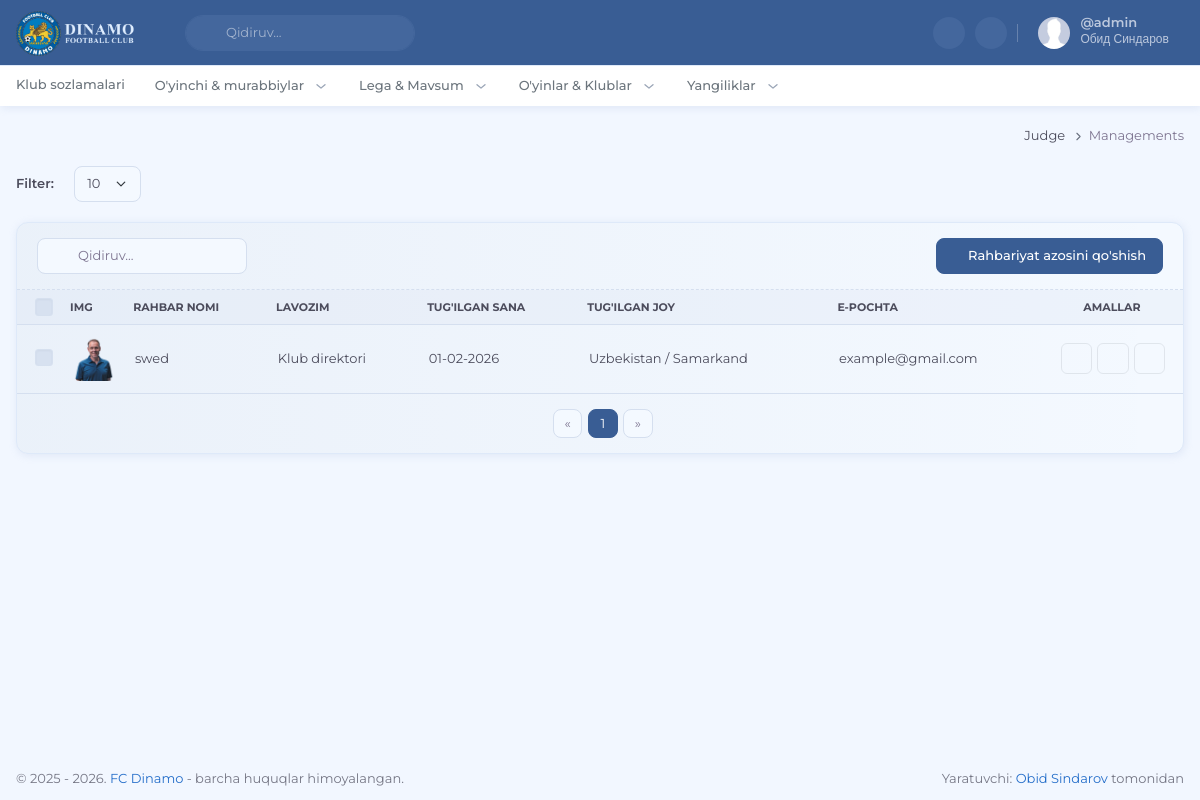
/judge/managements (signed in), run on the app's committed database.
### apps/users/models.py (models this page shows, shortened)
class CustomUser(AbstractUser):
    pass

### apps/teams/models.py (models this page shows, shortened)
class Management(models.Model):
    name = models.CharField(max_length=255)
    position = models.ForeignKey(ManagementPosition, on_delete=models.PROTECT)
    date_of_birth = models.DateField(blank=True, null=True)
    location = models.CharField(max_length=100, blank=True, null=True)
    email = models.EmailField(blank=True, null=True)
    image = models.FileField(upload_to='management/', blank=True, null=True)
    biography = models.TextField()
    order = models.IntegerField(default=0)

class ManagementPosition(models.Model):
    title = models.CharField(max_length=255)
    order = models.IntegerField(default=0)
    class Meta:
        ordering = ('order',)
    def __str__(self):
        return self.title

### apps/judge/views.py (the view, shortened to what this page needs)
# urls.py: path('managements', views.judge_managements, name='judge_managements'),
@login_required
def judge_managements(request):
    if not request.user.is_superuser:
        raise PermissionDenied
    per_page = request.GET.get('per_page', 10)
    managements_list = Management.objects.select_related('position').order_by('-id')
    positions = ManagementPosition.objects.order_by('order')
    managements_list, pagination_range = paginate_queryset(managements_list, request, per_page=per_page)
    paths = [
        {'title': 'judge', 'url': 'judge', 'args': []},
        {'title': 'managements', 'url': 'judge_managements', 'args': []},
    ]
    context = {
        'positions': positions,
        'managements_list': managements_list,
        'pagination_range': pagination_range,
        'per_page': str(per_page),
        'paths': paths,
        'page_title': 'Rahbariyat xodimlarini sozlash'
    }
    context.update(get_base_context(request))
    return render(request, 'judge/players/managements/managements.html', context)

### apps/core/utils.py (called while the page is built)
def get_base_context(request):
    return {
        'current_year': datetime.now().year,
        'categorys': TeamType.objects.all().order_by('order')
    }

def get_pagination_range(current_page, total_pages, delta=1):
    range_with_dots = []
    left = current_page - delta
    right = current_page + delta + 1
    range_with_dots.append(1)
    if left > 2:
        range_with_dots.append('...')
    for i in range(max(left, 2), min(right, total_pages)):
        range_with_dots.append(i)
    if right < total_pages:
        range_with_dots.append('...')
    if total_pages > 1:
        range_with_dots.append(total_pages)
    return range_with_dots

def paginate_queryset(queryset, request, per_page=5):
    paginator = Paginator(queryset, per_page)
    page_number = request.GET.get('page')
    page_obj = paginator.get_page(page_number)
    pagination_range = get_pagination_range(page_obj.number, paginator.num_pages)
    return page_obj, pagination_range

### apps/judge/templates/judge/players/managements/managements.html (shortened to what this page needs)
{% extends "judge/judge.html" %} {% load static %} {% block title %}FC Dinamo - {{ page_title }}{% endblock title %} {% block css %}
<link href="{% static 'plugins/summernote/summernote-bs5.min.css' %}" rel="stylesheet" />
{% endblock css %}
{% block content %}
<div class="container-fluid">
    <div class="row">
        <div class="col-12">
            <div class="d-flex align-items-center gap-2 mb-3">
                <span class="me-2 fw-semibold">Filter:</span>
                <form method="get" class="d-flex gap-2">
                    <select class="form-select form-control my-1 my-md-0" name="per_page" onchange="this.form.submit()">
                        <option value="10" {% if per_page == "10" %}selected{% endif %}>10</option>
                    </select>
                </form>
            </div>
            <form method="post">
                <div data-table  data-table-rows-per-page="{{ per_page }}" class="card">
                    <div class="card-header border-light justify-content-between">
                        <div class="d-flex gap-2">
                            <div class="app-search">
                                <input data-table-search type="search" class="form-control" placeholder="Qidiruv..." />
                                <i class="ti ti-search app-search-icon text-muted"></i>
                            </div>
                        </div>
                        <div class="d-flex gap-1">
                            <a href="{% url 'judge_managements_add' %}" class="btn btn-primary">
                                <i class="ti ti-plus me-1 fs-sm"></i>
                                Rahbariyat azosini qo'shish
                            </a>
                        </div>
                    </div>
                    <div class="table-responsive">
                        <table class="table table-custom table-centered table-select table-hover w-100 mb-0">
                            <thead class="bg-light align-middle bg-opacity-25 thead-sm">
                                <tr class="text-uppercase fs-xxs">
                                    <th class="ps-3" style="width: 1%">
                                        <input data-table-select-all class="form-check-input form-check-input-light fs-14 mt-0" type="checkbox" id="select-all-products" value="option" />
                                    </th>
                                    <th style="width: 1%;">Img</th>
                                    <th data-table-sort data-column="name">Rahbar nomi</th>
                                    <th data-table-sort data-column="position">Lavozim</th>
                                    <th data-table-sort data-column="date_of_birth">Tug'ilgan sana</th>
                                    <th data-table-sort data-column="location">Tug'ilgan joy</th>
                                    <th data-table-sort data-column="email">E-Pochta</th>
                                    <th class="text-center" style="width: 1%">Amallar</th>
                                </tr>
                            </thead>
                            <tbody>
                                {% for management in managements_list %}
                                <tr>
                                    <td class="ps-3">
                                        <input class="form-check-input form-check-input-light fs-14 product-item-check mt-0" type="checkbox" name="selected_ids" value="{{ management.id }}" value="option" />
                                    </td>
                                    <td>
                                        <div class="avatar-lg d-flex justify-content-center align-items-center">
                                            <img src="{{ management.image.url }}" alt="{{ management.name }}" class="img-fluid rounded" />
                                        </div>
                                    </td>
                                    <td>
                                        {{ management.name }}
                                    </td>
                                    <td>{{ management.position }}</td>
                                    <td>{{ management.date_of_birth|date:"d-m-Y" }}</td>
                                    <td>{{ management.location }}</td>
                                    <td>{{ management.email }}</td>
                                    <td>
                                        <div class="d-flex justify-content-center gap-1">
                                            <a href="{% url 'management_detail' management.id %}" class="btn btn-default btn-icon btn-sm">
                                                <i class="ti ti-eye fs-lg"></i>
                                            </a>
                                            <a href="{% url 'judge_managements_edit' management.id %}" class="btn btn-default btn-icon btn-sm">
                                                <i class="ti ti-edit fs-lg"></i>
                                            </a>
                                            <a href="{% url 'judge_managements_delete' management.id %}" class="btn btn-default btn-icon btn-sm single-delete-btn">
                                                <i class="ti ti-trash fs-lg"></i>
                                            </a>
                                        </div>
                                    </td>
                                </tr>
                                {% endfor %}
                            </tbody>
                        </table>
                    </div>
                    <div class="card-footer border-0">
                        <div class="d-flex justify-content-between align-items-center">
                            <ul class="pagination pagination-sm pagination-boxed mb-0 mx-auto">
                                <li class="page-item {% if not managements_list.has_previous %}disabled{% endif %}">
                                    <a class="page-link" href="{% if managements_list.has_previous %}?page={{ managements_list.previous_page_number }}{% else %}#{% endif %}" aria-label="Previous">
                                        <span aria-hidden="true">&laquo;</span>
                                    </a>
                                </li>
                                {% for page in pagination_range %}
                                {% if page == '...' %}
                                <li class="page-item disabled"><span class="page-link">...</span></li>
                                {% elif page == managements_list.number %}
                                <li class="page-item active"><a class="page-link" href="?{% if per_page %}per_page={{ per_page }}&{% endif %}page={{ page }}">{{ page }}</a></li>
                                {% else %}
                                <li class="page-item"><a class="page-link" href="?{% if per_page %}per_page={{ per_page }}&{% endif %}page={{ page }}">{{ page }}</a></li>
                                {% endif %}
                                {% endfor %}
                                <li class="page-item {% if not managements_list.has_next %}disabled{% endif %}">
                                    <a class="page-link" href="{% if managements_list.has_next %}?{% if per_page %}per_page={{ per_page }}&{% endif %}page={{ managements_list.next_page_number }}{% else %}#{% endif %}" aria-label="Next">
                                        <span aria-hidden="true">&raquo;</span>
                                    </a>
                                </li>
                            </ul>
                        </div>
                    </div>
                </div>
            </form>
        </div>
    </div>
</div>
{% endblock content %}

### apps/core/templates/core/components/user-dropdown.html (shortened to what this page needs)
{% load static %}
{% if request.user.is_authenticated %}
<div id="user-dropdown-detailed" class="topbar-item nav-user">
    <div class="dropdown">
        <a class="topbar-link dropdown-toggle drop-arrow-none px-2" data-bs-toggle="dropdown" href="#!"
            aria-haspopup="false" aria-expanded="false">
            <img src="{% static 'images/user.jpg' %}" width="32" class="rounded-circle me-lg-2 d-flex"
                alt="user-image" />
            <div class="d-lg-flex align-items-center gap-1 d-none">
                <span>
                    <h5 class="my-0 lh-1 pro-username">@{{ request.user.username }}</h5>
                    <span class="fs-xs lh-1">{{ request.user.first_name }} {{ request.user.last_name }}</span>
                </span>
                <i class="ti ti-chevron-down align-middle"></i>
            </div>
        </a>
    </div>
</div>
{% endif %}

### data on the page
CustomUser: user.username "admin", user.first_name "Обид", user.last_name "Синдаров"
Management: image (picture), name "swed", position "Klub direktori", date_of_birth "01-02-2026", location "Uzbekistan / Samarkand", email "example@gmail.com"

### other printed values
{{ item.title|title }} "Judge"
{{ item.title|title }} "Managements"
{{ page }} "1"
